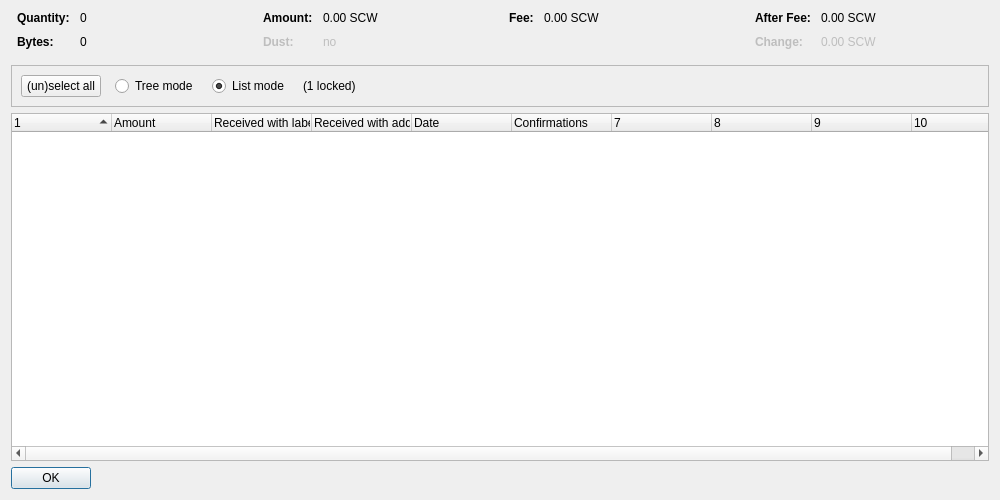
<?xml version="1.0" encoding="UTF-8"?>
<ui version="4.0">
 <class>CoinControlDialog</class>
 <widget class="QDialog" name="CoinControlDialog">
  <property name="geometry">
   <rect>
    <x>0</x>
    <y>0</y>
    <width>1000</width>
    <height>500</height>
   </rect>
  </property>
  <property name="windowTitle">
   <string>Coin Selection</string>
  </property>
  <layout class="QVBoxLayout" name="verticalLayout">
   <item>
    <layout class="QHBoxLayout" name="horizontalLayoutTop" stretch="0,0,0,0">
     <property name="topMargin">
      <number>0</number>
     </property>
     <property name="bottomMargin">
      <number>10</number>
     </property>
     <item>
      <layout class="QFormLayout" name="formLayoutCoinControl1">
       <property name="horizontalSpacing">
        <number>10</number>
       </property>
       <property name="verticalSpacing">
        <number>10</number>
       </property>
       <property name="leftMargin">
        <number>6</number>
       </property>
       <property name="rightMargin">
        <number>6</number>
       </property>
       <item row="0" column="0">
        <widget class="QLabel" name="labelCoinControlQuantityText">
         <property name="font">
          <font>
           <weight>75</weight>
           <bold>true</bold>
          </font>
         </property>
         <property name="text">
          <string>Quantity:</string>
         </property>
        </widget>
       </item>
       <item row="0" column="1">
        <widget class="QLabel" name="labelCoinControlQuantity">
         <property name="cursor">
          <cursorShape>IBeamCursor</cursorShape>
         </property>
         <property name="contextMenuPolicy">
          <enum>Qt::ActionsContextMenu</enum>
         </property>
         <property name="text">
          <string notr="true">0</string>
         </property>
         <property name="textInteractionFlags">
          <set>Qt::LinksAccessibleByMouse|Qt::TextSelectableByKeyboard|Qt::TextSelectableByMouse</set>
         </property>
        </widget>
       </item>
       <item row="1" column="0">
        <widget class="QLabel" name="labelCoinControlBytesText">
         <property name="font">
          <font>
           <weight>75</weight>
           <bold>true</bold>
          </font>
         </property>
         <property name="text">
          <string>Bytes:</string>
         </property>
        </widget>
       </item>
       <item row="1" column="1">
        <widget class="QLabel" name="labelCoinControlBytes">
         <property name="cursor">
          <cursorShape>IBeamCursor</cursorShape>
         </property>
         <property name="contextMenuPolicy">
          <enum>Qt::ActionsContextMenu</enum>
         </property>
         <property name="text">
          <string notr="true">0</string>
         </property>
         <property name="textInteractionFlags">
          <set>Qt::LinksAccessibleByMouse|Qt::TextSelectableByKeyboard|Qt::TextSelectableByMouse</set>
         </property>
        </widget>
       </item>
      </layout>
     </item>
     <item>
      <layout class="QFormLayout" name="formLayoutCoinControl2">
       <property name="horizontalSpacing">
        <number>10</number>
       </property>
       <property name="verticalSpacing">
        <number>10</number>
       </property>
       <property name="leftMargin">
        <number>6</number>
       </property>
       <property name="rightMargin">
        <number>6</number>
       </property>
       <item row="0" column="0">
        <widget class="QLabel" name="labelCoinControlAmountText">
         <property name="font">
          <font>
           <weight>75</weight>
           <bold>true</bold>
          </font>
         </property>
         <property name="text">
          <string>Amount:</string>
         </property>
        </widget>
       </item>
       <item row="0" column="1">
        <widget class="QLabel" name="labelCoinControlAmount">
         <property name="cursor">
          <cursorShape>IBeamCursor</cursorShape>
         </property>
         <property name="contextMenuPolicy">
          <enum>Qt::ActionsContextMenu</enum>
         </property>
         <property name="text">
          <string notr="true">0.00 SCW</string>
         </property>
         <property name="textInteractionFlags">
          <set>Qt::LinksAccessibleByMouse|Qt::TextSelectableByKeyboard|Qt::TextSelectableByMouse</set>
         </property>
        </widget>
       </item>
       <item row="1" column="0">
        <widget class="QLabel" name="labelCoinControlLowOutputText">
         <property name="enabled">
          <bool>false</bool>
         </property>
         <property name="font">
          <font>
           <weight>75</weight>
           <bold>true</bold>
          </font>
         </property>
         <property name="text">
          <string>Dust:</string>
         </property>
        </widget>
       </item>
       <item row="1" column="1">
        <widget class="QLabel" name="labelCoinControlLowOutput">
         <property name="enabled">
          <bool>false</bool>
         </property>
         <property name="cursor">
          <cursorShape>IBeamCursor</cursorShape>
         </property>
         <property name="contextMenuPolicy">
          <enum>Qt::ActionsContextMenu</enum>
         </property>
         <property name="text">
          <string notr="true">no</string>
         </property>
         <property name="textInteractionFlags">
          <set>Qt::LinksAccessibleByMouse|Qt::TextSelectableByKeyboard|Qt::TextSelectableByMouse</set>
         </property>
        </widget>
       </item>
      </layout>
     </item>
     <item>
      <layout class="QFormLayout" name="formLayoutCoinControl3">
       <property name="horizontalSpacing">
        <number>10</number>
       </property>
       <property name="verticalSpacing">
        <number>10</number>
       </property>
       <property name="leftMargin">
        <number>6</number>
       </property>
       <property name="rightMargin">
        <number>6</number>
       </property>
       <item row="0" column="0">
        <widget class="QLabel" name="labelCoinControlFeeText">
         <property name="font">
          <font>
           <weight>75</weight>
           <bold>true</bold>
          </font>
         </property>
         <property name="text">
          <string>Fee:</string>
         </property>
        </widget>
       </item>
       <item row="0" column="1">
        <widget class="QLabel" name="labelCoinControlFee">
         <property name="cursor">
          <cursorShape>IBeamCursor</cursorShape>
         </property>
         <property name="contextMenuPolicy">
          <enum>Qt::ActionsContextMenu</enum>
         </property>
         <property name="text">
          <string notr="true">0.00 SCW</string>
         </property>
         <property name="textInteractionFlags">
          <set>Qt::LinksAccessibleByMouse|Qt::TextSelectableByKeyboard|Qt::TextSelectableByMouse</set>
         </property>
        </widget>
       </item>
      </layout>
     </item>
     <item>
      <layout class="QFormLayout" name="formLayoutCoinControl4">
       <property name="horizontalSpacing">
        <number>10</number>
       </property>
       <property name="verticalSpacing">
        <number>10</number>
       </property>
       <property name="leftMargin">
        <number>6</number>
       </property>
       <property name="rightMargin">
        <number>6</number>
       </property>
       <item row="0" column="0">
        <widget class="QLabel" name="labelCoinControlAfterFeeText">
         <property name="font">
          <font>
           <weight>75</weight>
           <bold>true</bold>
          </font>
         </property>
         <property name="text">
          <string>After Fee:</string>
         </property>
        </widget>
       </item>
       <item row="0" column="1">
        <widget class="QLabel" name="labelCoinControlAfterFee">
         <property name="cursor">
          <cursorShape>IBeamCursor</cursorShape>
         </property>
         <property name="contextMenuPolicy">
          <enum>Qt::ActionsContextMenu</enum>
         </property>
         <property name="text">
          <string notr="true">0.00 SCW</string>
         </property>
         <property name="textInteractionFlags">
          <set>Qt::LinksAccessibleByMouse|Qt::TextSelectableByKeyboard|Qt::TextSelectableByMouse</set>
         </property>
        </widget>
       </item>
       <item row="1" column="0">
        <widget class="QLabel" name="labelCoinControlChangeText">
         <property name="enabled">
          <bool>false</bool>
         </property>
         <property name="font">
          <font>
           <weight>75</weight>
           <bold>true</bold>
          </font>
         </property>
         <property name="text">
          <string>Change:</string>
         </property>
        </widget>
       </item>
       <item row="1" column="1">
        <widget class="QLabel" name="labelCoinControlChange">
         <property name="enabled">
          <bool>false</bool>
         </property>
         <property name="cursor">
          <cursorShape>IBeamCursor</cursorShape>
         </property>
         <property name="contextMenuPolicy">
          <enum>Qt::ActionsContextMenu</enum>
         </property>
         <property name="text">
          <string notr="true">0.00 SCW</string>
         </property>
         <property name="textInteractionFlags">
          <set>Qt::LinksAccessibleByMouse|Qt::TextSelectableByKeyboard|Qt::TextSelectableByMouse</set>
         </property>
        </widget>
       </item>
      </layout>
     </item>
    </layout>
   </item>
   <item>
    <widget class="QFrame" name="frame">
     <property name="minimumSize">
      <size>
       <width>0</width>
       <height>40</height>
      </size>
     </property>
     <property name="frameShape">
      <enum>QFrame::StyledPanel</enum>
     </property>
     <property name="frameShadow">
      <enum>QFrame::Sunken</enum>
     </property>
     <layout class="QHBoxLayout" name="horizontalLayout">
      <item>
       <layout class="QHBoxLayout" name="horizontalLayoutPanel" stretch="0,0,0,0,0">
        <property name="spacing">
         <number>14</number>
        </property>
        <item>
         <widget class="QPushButton" name="pushButtonSelectAll">
          <property name="sizePolicy">
           <sizepolicy hsizetype="Maximum" vsizetype="Fixed">
            <horstretch>0</horstretch>
            <verstretch>0</verstretch>
           </sizepolicy>
          </property>
          <property name="text">
           <string>(un)select all</string>
          </property>
          <property name="autoDefault">
           <bool>false</bool>
          </property>
         </widget>
        </item>
        <item>
         <widget class="QRadioButton" name="radioTreeMode">
          <property name="sizePolicy">
           <sizepolicy hsizetype="Maximum" vsizetype="Fixed">
            <horstretch>0</horstretch>
            <verstretch>0</verstretch>
           </sizepolicy>
          </property>
          <property name="text">
           <string>Tree mode</string>
          </property>
         </widget>
        </item>
        <item>
         <widget class="QRadioButton" name="radioListMode">
          <property name="sizePolicy">
           <sizepolicy hsizetype="Maximum" vsizetype="Fixed">
            <horstretch>0</horstretch>
            <verstretch>0</verstretch>
           </sizepolicy>
          </property>
          <property name="text">
           <string>List mode</string>
          </property>
          <property name="checked">
           <bool>true</bool>
          </property>
         </widget>
        </item>
        <item>
         <widget class="QLabel" name="labelLocked">
          <property name="text">
           <string notr="true">(1 locked)</string>
          </property>
         </widget>
        </item>
        <item>
         <spacer name="horizontalSpacer">
          <property name="orientation">
           <enum>Qt::Horizontal</enum>
          </property>
          <property name="sizeHint" stdset="0">
           <size>
            <width>40</width>
            <height>20</height>
           </size>
          </property>
         </spacer>
        </item>
       </layout>
      </item>
     </layout>
    </widget>
   </item>
   <item>
    <widget class="CoinControlTreeWidget" name="treeWidget">
     <property name="contextMenuPolicy">
      <enum>Qt::CustomContextMenu</enum>
     </property>
     <property name="sortingEnabled">
      <bool>false</bool>
     </property>
     <property name="columnCount">
      <number>10</number>
     </property>
     <attribute name="headerShowSortIndicator" stdset="0">
      <bool>true</bool>
     </attribute>
     <attribute name="headerStretchLastSection">
      <bool>false</bool>
     </attribute>
     <column>
      <property name="text">
       <string/>
      </property>
     </column>
     <column>
      <property name="text">
       <string>Amount</string>
      </property>
     </column>
     <column>
      <property name="text">
       <string>Received with label</string>
      </property>
     </column>
     <column>
      <property name="text">
       <string>Received with address</string>
      </property>
     </column>
     <column>
      <property name="text">
       <string>Date</string>
      </property>
     </column>
     <column>
      <property name="text">
       <string>Confirmations</string>
      </property>
      <property name="toolTip">
       <string>Confirmed</string>
      </property>
     </column>
     <column>
      <property name="text">
       <string/>
      </property>
     </column>
     <column>
      <property name="text">
       <string/>
      </property>
     </column>
     <column>
      <property name="text">
       <string/>
      </property>
     </column>
     <column>
      <property name="text">
       <string/>
      </property>
     </column>
    </widget>
   </item>
   <item>
    <widget class="QDialogButtonBox" name="buttonBox">
     <property name="sizePolicy">
      <sizepolicy hsizetype="Maximum" vsizetype="Fixed">
       <horstretch>0</horstretch>
       <verstretch>0</verstretch>
      </sizepolicy>
     </property>
     <property name="orientation">
      <enum>Qt::Horizontal</enum>
     </property>
     <property name="standardButtons">
      <set>QDialogButtonBox::Ok</set>
     </property>
    </widget>
   </item>
  </layout>
 </widget>
 <customwidgets>
  <customwidget>
   <class>CoinControlTreeWidget</class>
   <extends>QTreeWidget</extends>
   <header>coincontroltreewidget.h</header>
  </customwidget>
 </customwidgets>
 <resources/>
 <connections/>
</ui>
